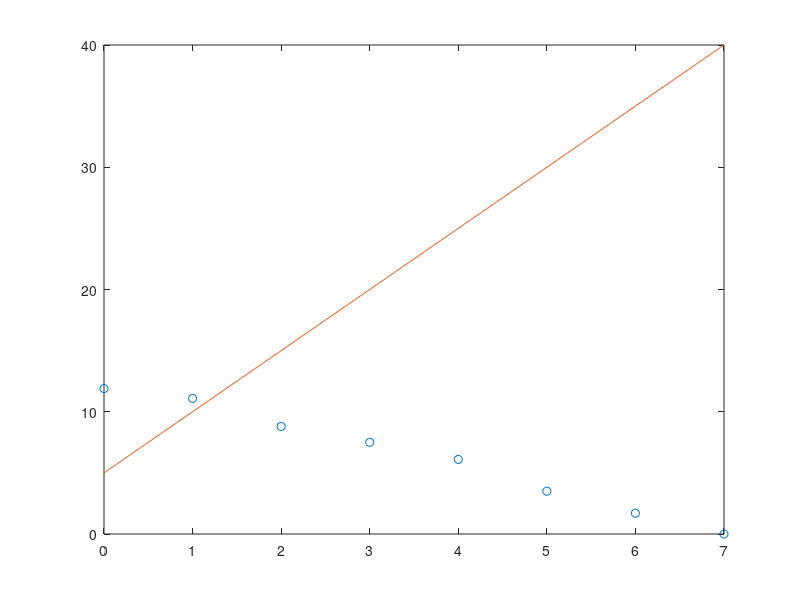

Here is the MATLAB script that generated this plot:
% Polinômio 1
t = 0:7;
t = t';
b = [11.9; 11.1; 8.8; 7.5; 6.1; 3.5; 1.7; 0.0];
x = [0, 0];
x(1) = input("");
x(2) = input("");

tt = 0:.01:7;
p1 = x(1) + x(2)*tt;
plot(t, b, "o", tt, p1);
